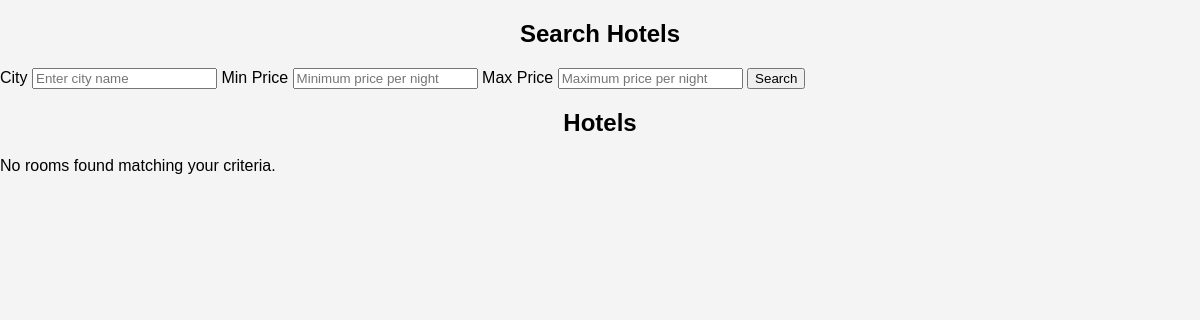
Before: /hotels.php?city=Tangalle with the older database file.
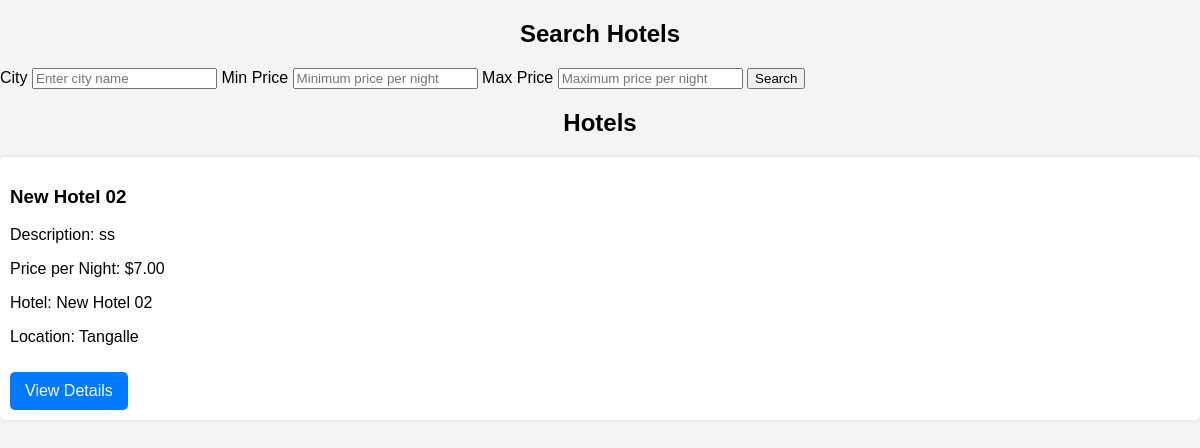
After: the same page with the newer database file.
### tables this page shows
CREATE TABLE `rooms` (
  `room_id` int(11) NOT NULL,
  `hotel_id` int(11) DEFAULT NULL,
  `room_name` varchar(255) NOT NULL,
  `room_number` int(255) NOT NULL,
  `price_per_night` decimal(10,2) NOT NULL,
  `max_adults` int(11) NOT NULL,
  `max_children` int(11) NOT NULL,
  `availability` varchar(255) NOT NULL,
  `hotel_name` varchar(255) DEFAULT NULL,
  `facilities` varchar(255) NOT NULL
);

CREATE TABLE `hotels` (
  `hotel_id` int(11) NOT NULL,
  `hotel_name` varchar(100) NOT NULL,
  `total_rooms` int(11) NOT NULL,
  `user_id` int(11) DEFAULT NULL,
  `description` varchar(20) NOT NULL,
  `location` varchar(255) DEFAULT NULL,
  `city_id` int(255) NOT NULL
);

### hotels.php (the view, shortened to what this page needs)
<!DOCTYPE html>
<html lang="en">
<head>
    <link rel="stylesheet" href="styles.css">
</head>
<body>
    <div class="container">
        <h2>Search Hotels</h2>
        <form action="hotels.php" method="GET">
            <label for="city">City</label>
            <input type="text" id="city" name="city" placeholder="Enter city name">
            <label for="min_price">Min Price</label>
            <input type="number" id="min_price" name="min_price" step="0.01" placeholder="Minimum price per night">
            <label for="max_price">Max Price</label>
            <input type="number" id="max_price" name="max_price" step="0.01" placeholder="Maximum price per night">
            <button type="submit">Search</button>
        </form>
    </div>
    <div class="hotels-list">
        <h2>Hotels</h2>
        <?php
        include('config.php');
        $query = "SELECT hotels.hotel_id, hotels.hotel_name AS hotel_name, hotels.location, hotels.total_rooms, hotels.description, rooms.price_per_night
                  FROM hotels
                  JOIN rooms ON hotels.hotel_id = rooms.hotel_id
                  WHERE 1=1";
        if (isset($_GET['city']) && !empty($_GET['city'])) {
            $city = $_GET['city'];
            $query .= " AND hotels.location LIKE '%$city%'";
        }
        $result = $conn->query($query);
        if ($result->num_rows > 0) {
            while ($room = $result->fetch_assoc()) {
                echo "<div class='room'>";
                echo "<h3>" . $room['hotel_name'] . "</h3>";
                echo "<p>Description: " . $room['description'] . "</p>";
                echo "<p>Price per Night: $" . $room['price_per_night'] . "</p>";
                echo "<p>Hotel: " . $room['hotel_name'] . "</p>";
                echo "<p>Location: " . $room['location'] . "</p>";
                echo '<a href="room_details.php?id=' . $room['room_id'] . '" class="details-link">View Details</a>';
                echo "</div>";
            }
        } else {
            echo "<p>No rooms found matching your criteria.</p>";
        }
        ?>
    </div>
</body>
</html>

Changed rows visible on the page:
now on this page (row edited): rooms: hotel.hotel_name "New Hotel 02", hotel.description "ss", price_per_night "7.00", hotel.location "Tangalle"
Other visible differences:
text no longer shown: "No rooms found matching your criteria."
